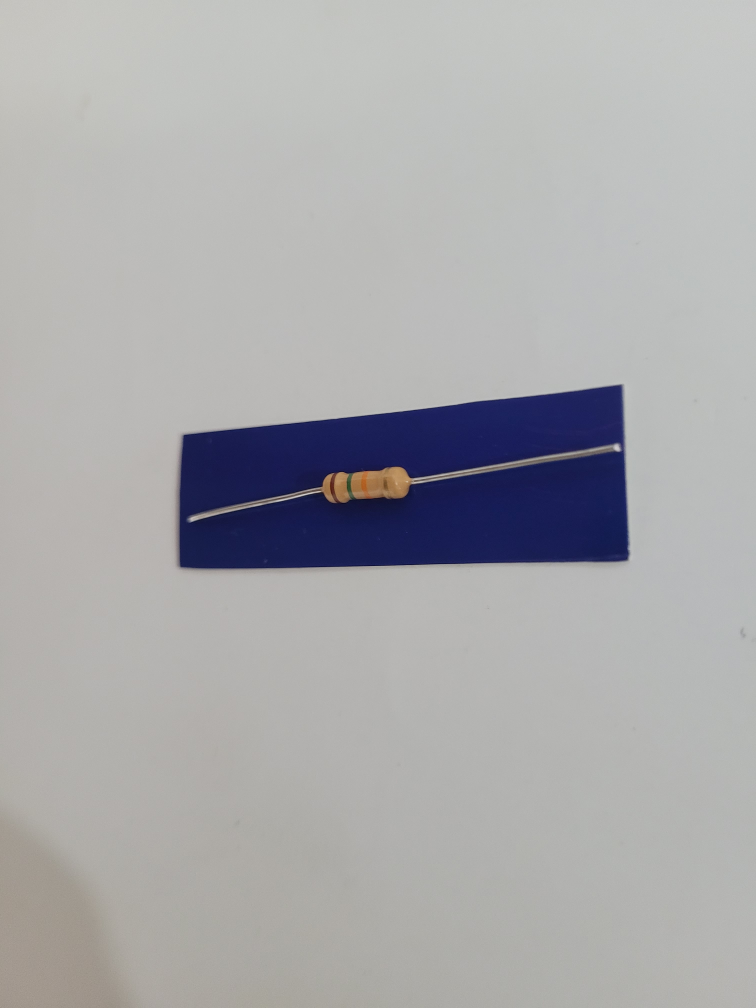
#> input picture imagenes/R1_d.jpg, 3024 x 4032 px (shown at 1/4 size)
$ python ejercicio2_parte1_img_inter.py
#> lines starting #> are read from the running program, lines starting #| are printed output that depends on the picture; after the words box and inside, x2 and y2 are one past the last pixel; in counts of white or black regions, pixels touching at a corner belong together
import cv2
import numpy as np
import matplotlib.pyplot as plt
import os

# ------------------------------
# FUNCIONES
# ------------------------------

# Función para ordenar los puntos de un cuadrilátero en sentido horario
def ordenar_puntos_clockwise(puntos):
    puntos = puntos.astype(np.float32)
    centro = np.mean(puntos, axis=0)
    def angulo(punto, centro):
        return np.arctan2(punto[1] - centro[1], punto[0] - centro[0])
    puntos_ordenados = sorted(puntos, key=lambda p: angulo(p, centro))
    idx_sup_izq = np.argmin([p[0] + p[1] for p in puntos_ordenados])
    puntos_ordenados = np.roll(puntos_ordenados, -idx_sup_izq, axis=0)
    return puntos_ordenados.astype(puntos.dtype)

# ------------------------------
# PROCESAMIENTO DE IMAGEN
# ------------------------------

# Cargar imagen desde la carpeta especificada
img_path = os.path.join('imagenes', 'R1_d.jpg')
img = cv2.imread(img_path)
#> img is the input picture: shape (4032, 3024, 3); mean B, G, R 171.7, 169.8, 169.8

# Verificar si la imagen se cargó correctamente
if img is None:
    print(f"Error: No se pudo cargar la imagen desde {img_path}")
    print("Verifica que el archivo exista en la ruta especificada.")
    exit()

print(f"Imagen cargada exitosamente desde: {img_path}")
print(f"Dimensiones de la imagen: {img.shape}")
#| Dimensiones de la imagen: (4032, 3024, 3)

# Convertir a HSV
img_hsv = cv2.cvtColor(img, cv2.COLOR_BGR2HSV)
#> img_hsv: shape (4032, 3024, 3); mean H, S, V 43.5, 20.5, 175.2

# Crear máscara azul
lower_blue = np.array([100, 50, 50])
upper_blue = np.array([130, 255, 255])
mask = cv2.inRange(img_hsv, lower_blue, upper_blue)
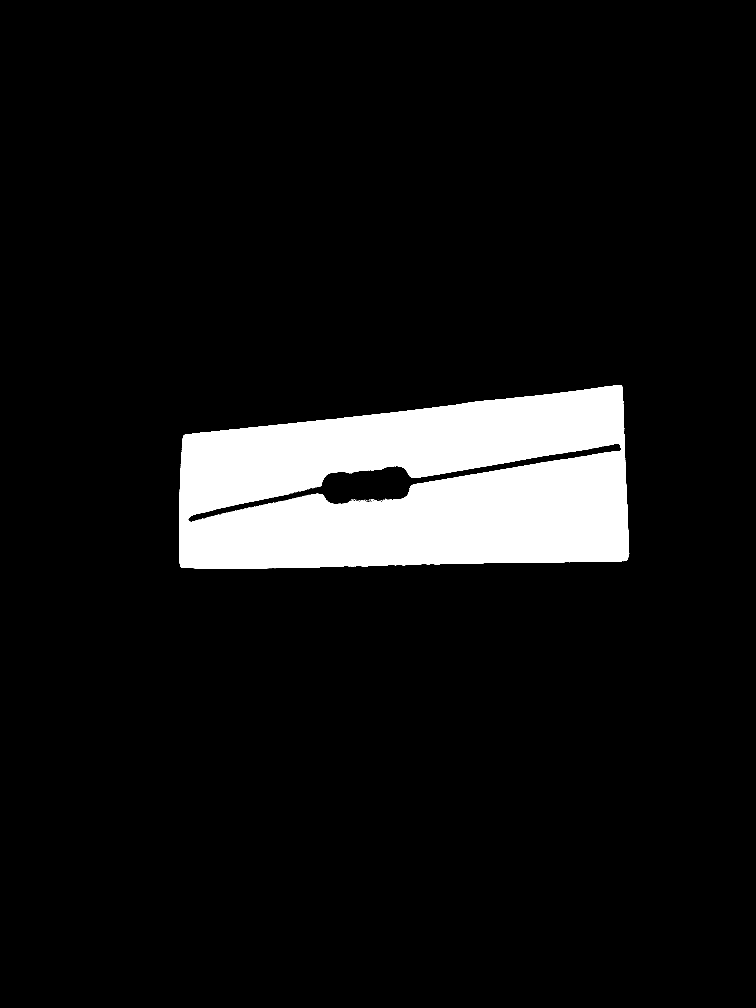
#> mask: shape (4032, 3024) (shown at 1/4 size); 8.4% white; 140 white regions (134 under 20 px)

# Contornos
contours, _ = cv2.findContours(mask, cv2.RETR_EXTERNAL, cv2.CHAIN_APPROX_SIMPLE)
#> contours = 18 contours, 17 with area under 20; largest, box (x1, y1, x2, y2) and area: (717, 1540, 2517, 2275) 1097814
if not contours:
    print("No se encontraron contornos azules.")
    exit()

# Contorno más grande
largest_contour = max(contours, key=cv2.contourArea)
#> largest_contour = contour of 1135 points, box (x1, y1, x2, y2) (717, 1540, 2517, 2275), area 1097814

# Imagen con contorno sin aproximar
img_contours_raw = img.copy()
cv2.drawContours(img_contours_raw, [largest_contour], -1, (0, 255, 255), 3)

# Aproximación del contorno
epsilon = 0.02 * cv2.arcLength(largest_contour, True)
#> epsilon = 103.3
approx = cv2.approxPolyDP(largest_contour, epsilon, True)
#> approx = [[2488, 1546], [736, 1740], [720, 2263], [2504, 2241]]

# Extraer esquinas
if len(approx) > 4:
    hull = cv2.convexHull(approx)
    hull = cv2.approxPolyDP(hull, epsilon, True)
    corners = hull.reshape(4, 2)
else:
    corners = approx.reshape(4, 2)
#> corners has the same summary as approx

# Imagen con contorno final
img_contours_final = img.copy()
cv2.drawContours(img_contours_final, [approx], -1, (0, 255, 0), 3)

img_rgb = cv2.cvtColor(img, cv2.COLOR_BGR2RGB)
img_raw_rgb = cv2.cvtColor(img_contours_raw, cv2.COLOR_BGR2RGB)
img_final_rgb = cv2.cvtColor(img_contours_final, cv2.COLOR_BGR2RGB)

# ------------------------------
# TRANSFORMACIÓN DE PERSPECTIVA
# ------------------------------

width = 2000
height = 500
dst_points = np.array([[0, 0], [width, 0], [width, height], [0, height]], dtype='float32')
src_points = ordenar_puntos_clockwise(corners)
#> in ordenar_puntos_clockwise, `puntos = puntos.astype(np.float32)`: puntos has the same summary as approx outside ordenar_puntos_clockwise
#> in ordenar_puntos_clockwise, `centro = np.mean(puntos, axis=0)`: centro = [1612, 1947.5]
#> in ordenar_puntos_clockwise, `puntos_ordenados = sorted(puntos, key=lambda p: angulo(p, centro))`: puntos_ordenados = [[736, 1740], [2488, 1546], [2504, 2241], [720, 2263]]
#> in ordenar_puntos_clockwise, `idx_sup_izq = np.argmin([p[0] + p[1] for p in puntos_ordenados])`: idx_sup_izq = 0
#> src_points has the same summary as puntos_ordenados in ordenar_puntos_clockwise
matrix = cv2.getPerspectiveTransform(src_points, dst_points)
#> matrix = [[1.92, 0.0586, -1511.8], [0.136, 1.23, -2232.5], [0.000242, 4.58e-05, 1]]
img_warped = cv2.warpPerspective(img, matrix, (width, height))
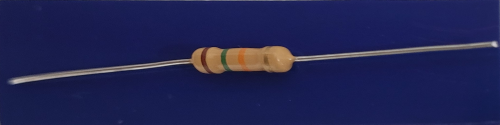
#> img_warped: shape (500, 2000, 3) (shown at 1/4 size); mean B, G, R 82.1, 35.5, 33.1

# ------------------------------
# GUARDAR RESULTADOS
# ------------------------------

# Crear carpeta de salida
output_folder = 'proceso_ej2_parte1'
os.makedirs(output_folder, exist_ok=True)

# Guardar imágenes con nombres enumerados
cv2.imwrite(os.path.join(output_folder, 'paso1_imagen_original.jpg'), img)
plt.imsave(os.path.join(output_folder, 'paso2_imagen_hsv.jpg'), img_hsv)
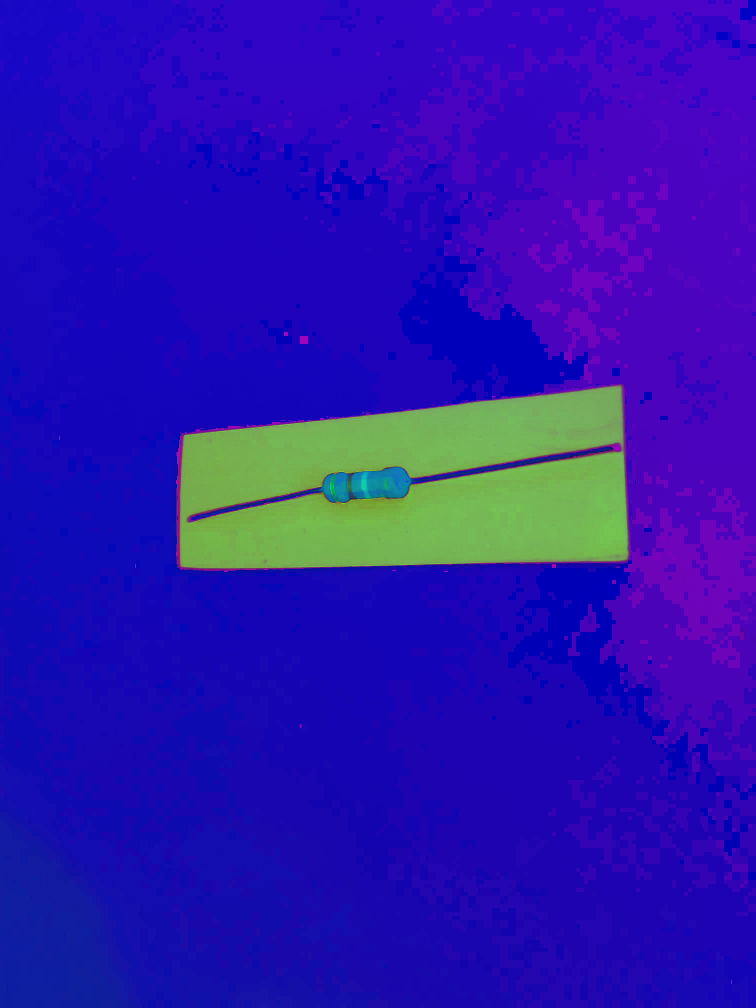
#> saved as paso2_imagen_hsv.jpg: shape (4032, 3024, 3) (shown at 1/4 size); mean R, G, B 43.5, 20.4, 175.2
cv2.imwrite(os.path.join(output_folder, 'paso3_mascara_binaria.jpg'), mask)
cv2.imwrite(os.path.join(output_folder, 'paso4_contorno_sin_aproximar.jpg'), img_contours_raw)
cv2.imwrite(os.path.join(output_folder, 'paso5_contorno_aproximado.jpg'), img_contours_final)
cv2.imwrite(os.path.join(output_folder, 'paso6_imagen_transformada.jpg'), img_warped)

print(f"Resultados guardados en la carpeta: {output_folder}")
print("Archivos generados:")
print("- paso1_imagen_original.jpg")
print("- paso2_imagen_hsv.jpg")
print("- paso3_mascara_binaria.jpg")
print("- paso4_contorno_sin_aproximar.jpg")
print("- paso5_contorno_aproximado.jpg")
print("- paso6_imagen_transformada.jpg")

$ run again, with imagenes/R10_d.jpg copied over imagenes/R1_d.jpg
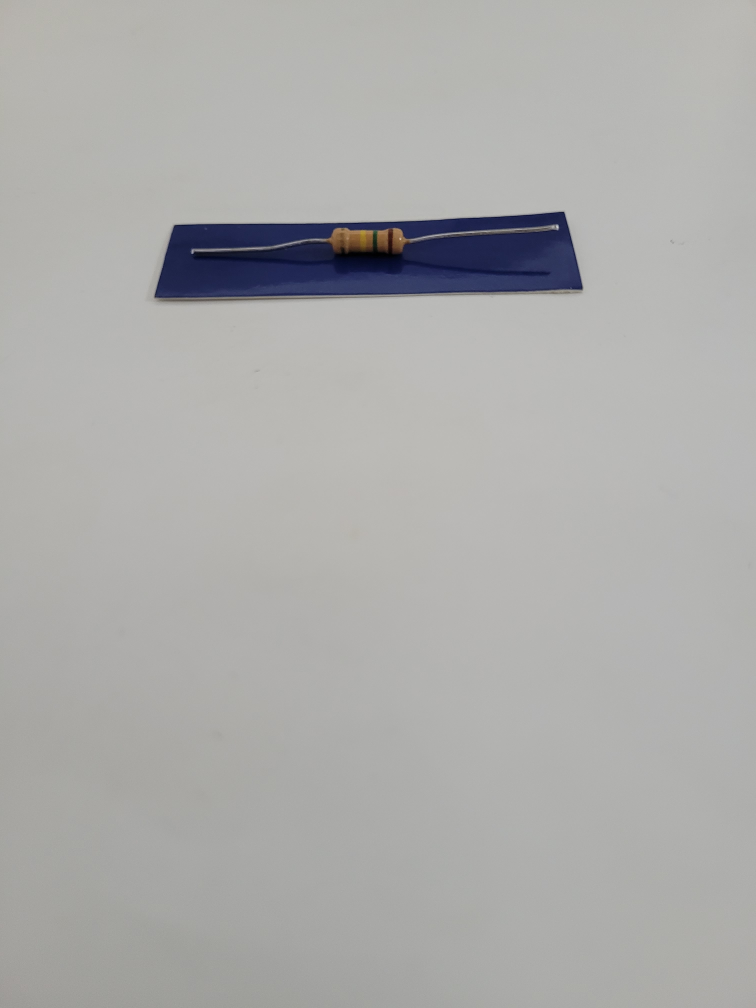
#> input picture imagenes/R10_d.jpg, 3024 x 4032 px (shown at 1/4 size)
#> img is the input picture: shape (4032, 3024, 3); mean B, G, R 171, 172.3, 172.5
#| Dimensiones de la imagen: (4032, 3024, 3)
#> img_hsv: shape (4032, 3024, 3); mean H, S, V 30.1, 9.9, 174.1
#> `mask = cv2.inRange(img_hsv, lower_blue, upper_blue)`:
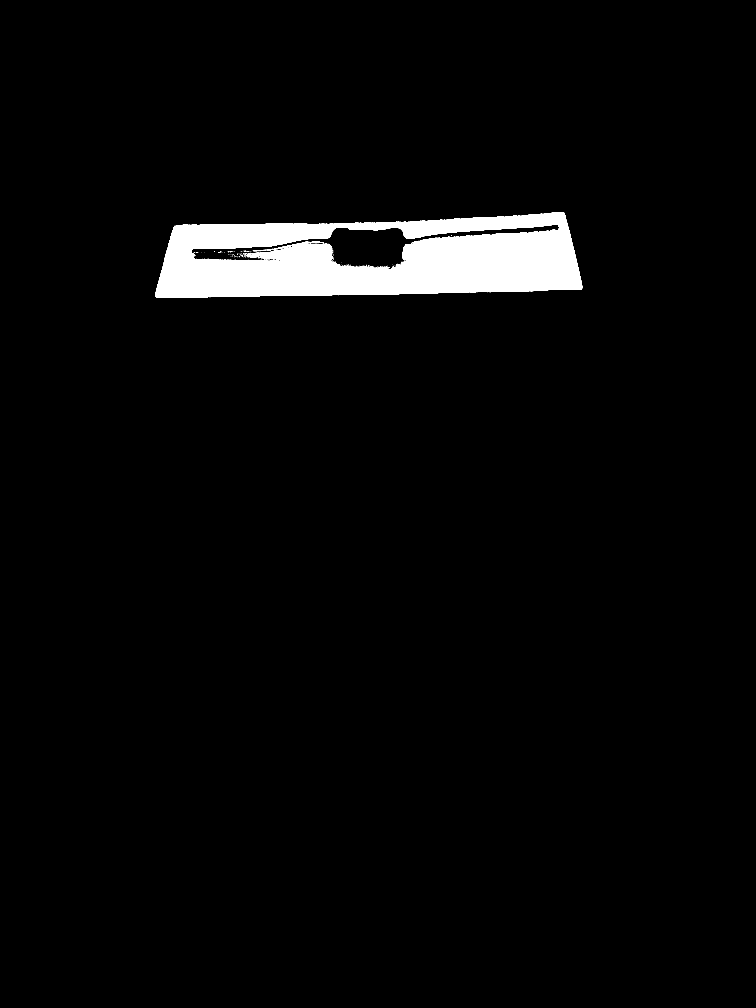
#> mask: shape (4032, 3024) (shown at 1/4 size); 3.3% white; 248 white regions (234 under 20 px)
#> contours = 48 contours, 46 with area under 20; largest, box (x1, y1, x2, y2) and area: (621, 848, 2329, 1191) 475881, (1062, 895, 1172, 897) 30
#> largest_contour = contour of 1022 points, box (x1, y1, x2, y2) (621, 848, 2329, 1191), area 475881
#> epsilon = 101.4
#> approx = [[2328, 1142], [2254, 848], [698, 904], [621, 1183]]
#> corners has the same summary as approx
#> puntos has the same summary as approx outside ordenar_puntos_clockwise
#> centro = [1475.2, 1019.2]
#> puntos_ordenados = [[698, 904], [2254, 848], [2328, 1142], [621, 1183]]
#> idx_sup_izq = 0
#> src_points has the same summary as puntos_ordenados in ordenar_puntos_clockwise
#> matrix = [[2.15, 0.594, -2040.7], [0.111, 3.08, -2859.6], [8.68e-05, 0.000546, 1]]
#> `plt.imsave(os.path.join(output_folder, 'paso2_imagen_hsv.jpg'), img_hsv)`:
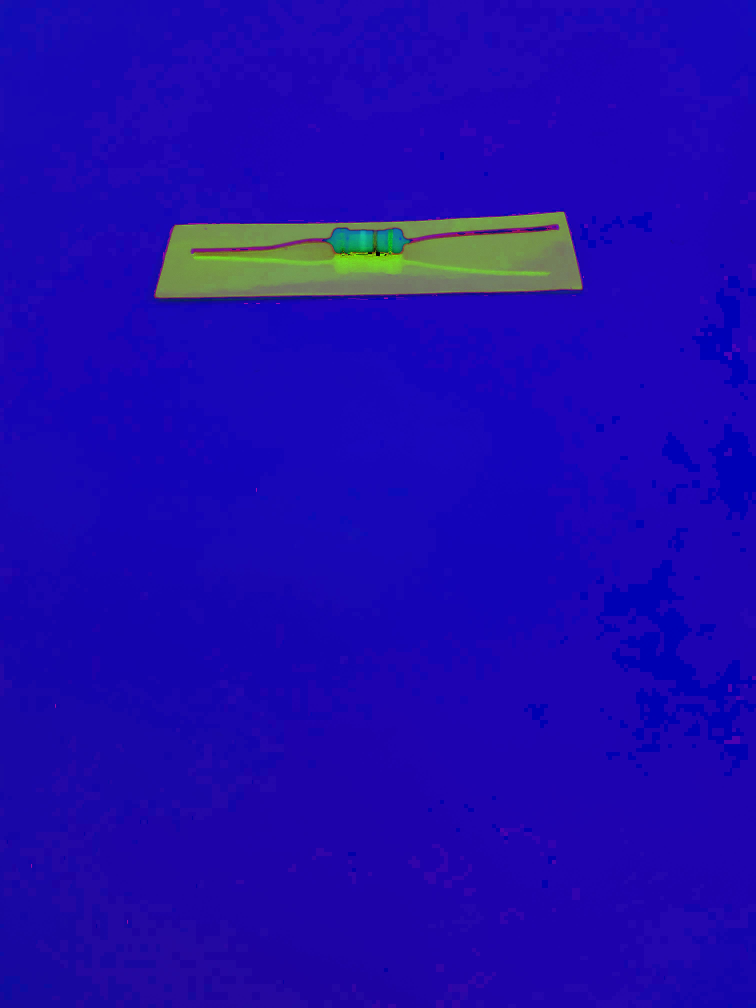
#> saved as paso2_imagen_hsv.jpg: shape (4032, 3024, 3) (shown at 1/4 size); mean R, G, B 30.3, 9.9, 174.1

$ run again, with imagenes/R2_d.jpg copied over imagenes/R1_d.jpg
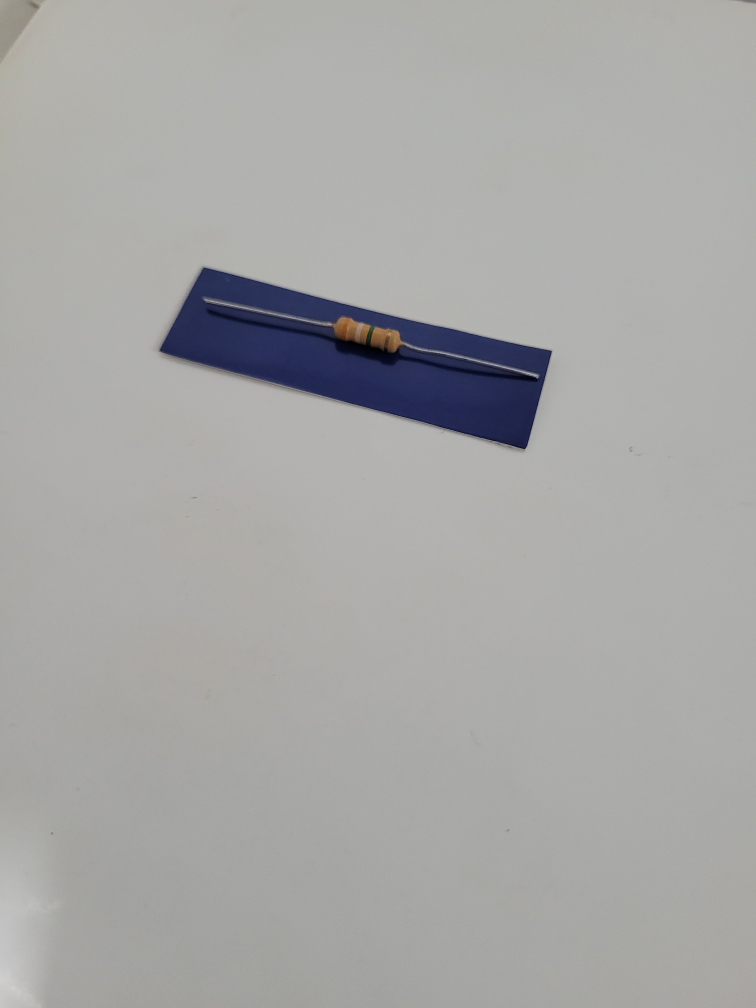
#> input picture imagenes/R2_d.jpg, 3024 x 4032 px (shown at 1/4 size)
#> img is the input picture: shape (4032, 3024, 3); mean B, G, R 165.7, 166.9, 166.9
#| Dimensiones de la imagen: (4032, 3024, 3)
#> img_hsv: shape (4032, 3024, 3); mean H, S, V 32.1, 11, 169
#> `mask = cv2.inRange(img_hsv, lower_blue, upper_blue)`:
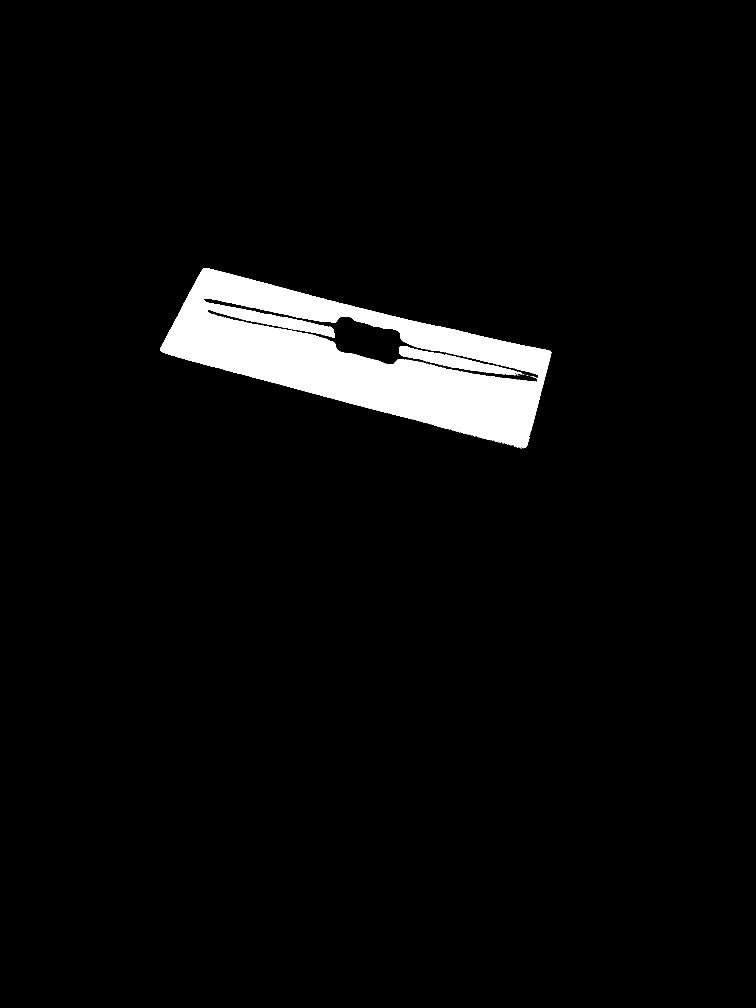
#> mask: shape (4032, 3024) (shown at 1/4 size); 4.1% white; 110 white regions (106 under 20 px)
#> contours = 58 contours, 57 with area under 20; largest, box (x1, y1, x2, y2) and area: (641, 1072, 2206, 1792) 562419
#> largest_contour = contour of 2225 points, box (x1, y1, x2, y2) (641, 1072, 2206, 1792), area 562419
#> epsilon = 92.36
#> approx = [[641, 1394], [2088, 1791], [2205, 1409], [825, 1072]]
#> corners has the same summary as approx
#> puntos has the same summary as approx outside ordenar_puntos_clockwise
#> centro = [1439.8, 1416.5]
#> in ordenar_puntos_clockwise, `puntos_ordenados = sorted(puntos, key=lambda p: angulo(p, centro))`: puntos_ordenados = [[641, 1394], [825, 1072], [2205, 1409], [2088, 1791]]
#> idx_sup_izq = 1
#> in ordenar_puntos_clockwise, `puntos_ordenados = np.roll(puntos_ordenados, -idx_sup_izq, axis=0)`: puntos_ordenados = [[825, 1072], [2205, 1409], [2088, 1791], [641, 1394]]
#> src_points has the same summary as puntos_ordenados in ordenar_puntos_clockwise
#> matrix = [[1.86, 1.06, -2669.9], [-0.462, 1.89, -1647.9], [4.3e-05, 0.000259, 1]]
#> `plt.imsave(os.path.join(output_folder, 'paso2_imagen_hsv.jpg'), img_hsv)`:
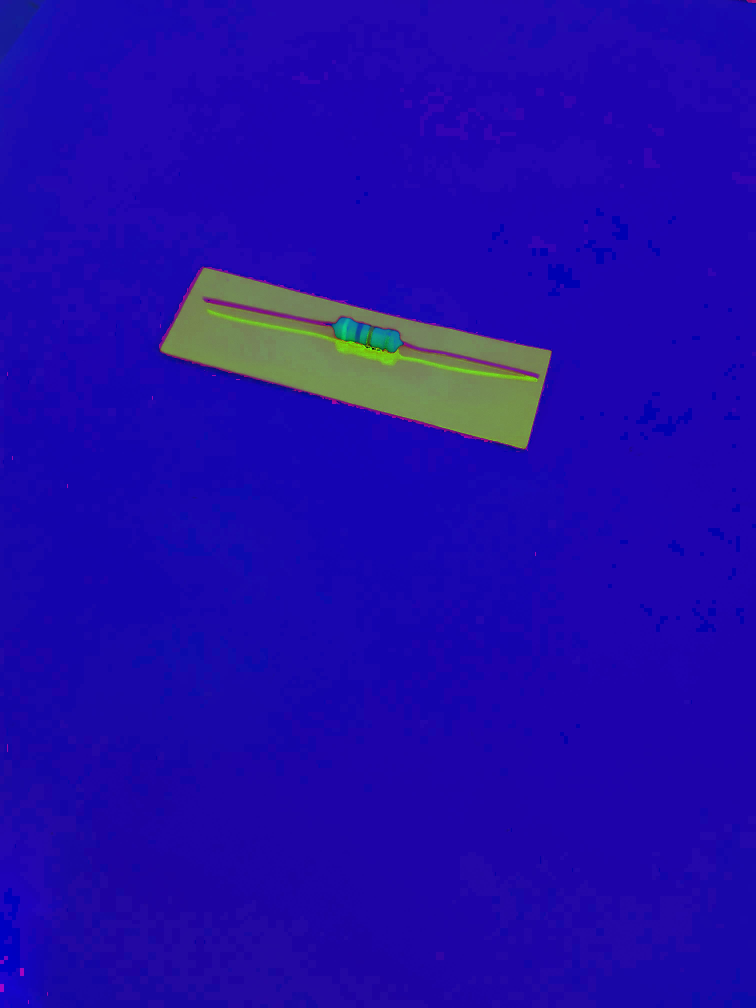
#> saved as paso2_imagen_hsv.jpg: shape (4032, 3024, 3) (shown at 1/4 size); mean R, G, B 32.3, 10.8, 168.9
